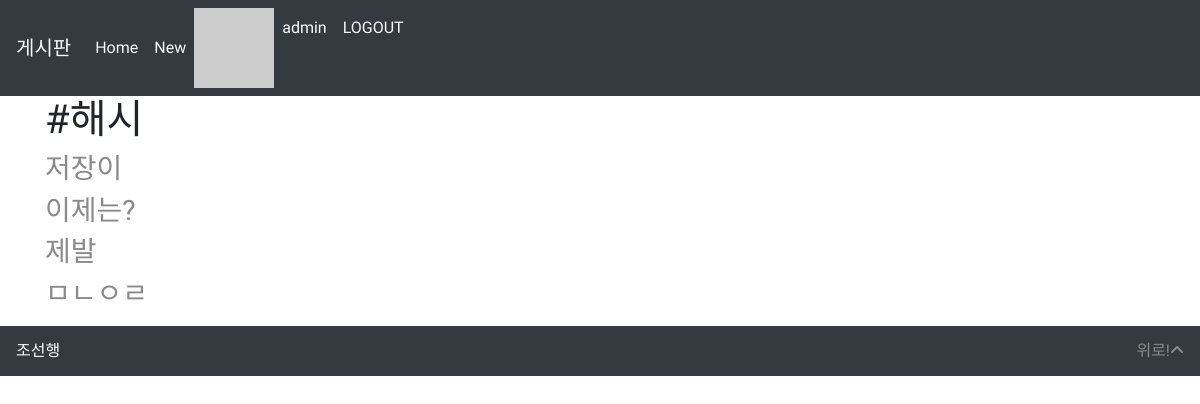
The page /hashtags/5/ (signed in) on the database as committed earlier.
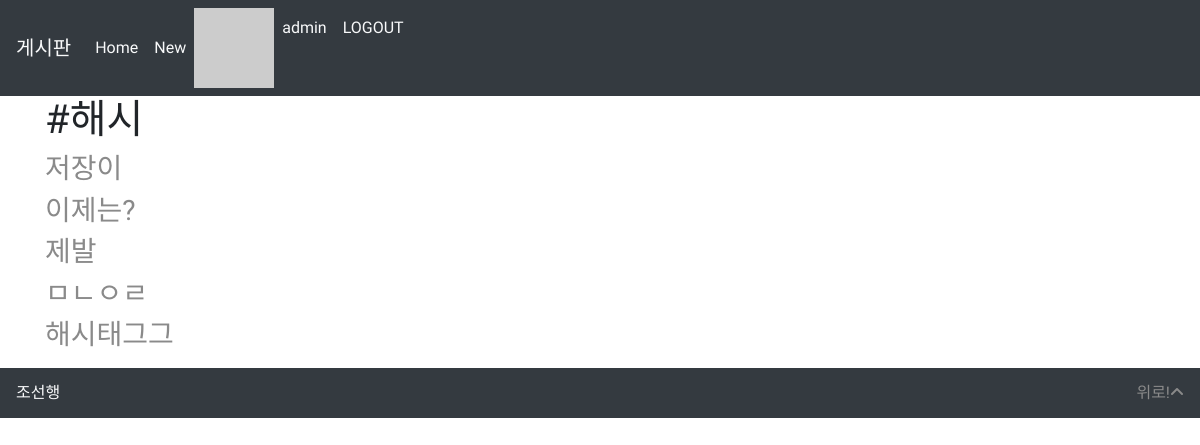
The same page on the database as committed later.
### articles/models.py (models this page shows, shortened)
class Article(models.Model):
    title = models.CharField(max_length=10)
    content = models.TextField()
    image = models.ImageField(blank=True)
    image_thumbnail = ImageSpecField(
        processors=[ResizeToFill(300, 300)],
        format='JPEG',
        options={'quality': 80}
    )
    created_at = models.DateTimeField(auto_now_add=True)
    updated_at = models.DateTimeField(auto_now=True)
    user = models.ForeignKey(settings.AUTH_USER_MODEL, on_delete=models.CASCADE)
    like_users = models.ManyToManyField(settings.AUTH_USER_MODEL, related_name='like_articles', blank=True)
    hashtags = models.ManyToManyField(HashTag, blank=True)

### articles/views.py (the view)
# urls.py: path('hashtags/<int:tag_pk>/', views.hashtag, name='hashtag')
def hashtag(request, tag_pk):
    hashtag = get_object_or_404(HashTag, pk=tag_pk)
    context = {
        'hashtag': hashtag
    }
    return render(request, 'articles/hashtag.html', context)

### articles/templatetags/gravatar.py (called while the page is built)
@register.filter
def makehash(user):
    email = user.email
    social_user = user.socialaccount_set.all()
    if social_user:
        return social_user[0].extra_data.get('properties').get('profile_image')
    return 'https://www.gravatar.com/avatar/' + hashlib.md5(email.strip().lower().encode('utf-8')).hexdigest() + '?s=50'

### articles/templates/articles/hashtag.html
{% extends 'articles/base.html' %}
{% block body %}
<h1>{{ hashtag.content }}</h1>
{% for article in hashtag.article_set.all %}
<h3><a href="{% url 'articles:detail' article.pk %}">
        {% if article.image %}
            <img src="{{ article.image_thumbnail.url }}" alt="">
        {% else %}
            {{ article.title }}
        {% endif %}
    </a>
</h3>
{% endfor %}
{% endblock %}

Rows that differ between the two databases and show on the page:
added Article: title "해시태그그"
